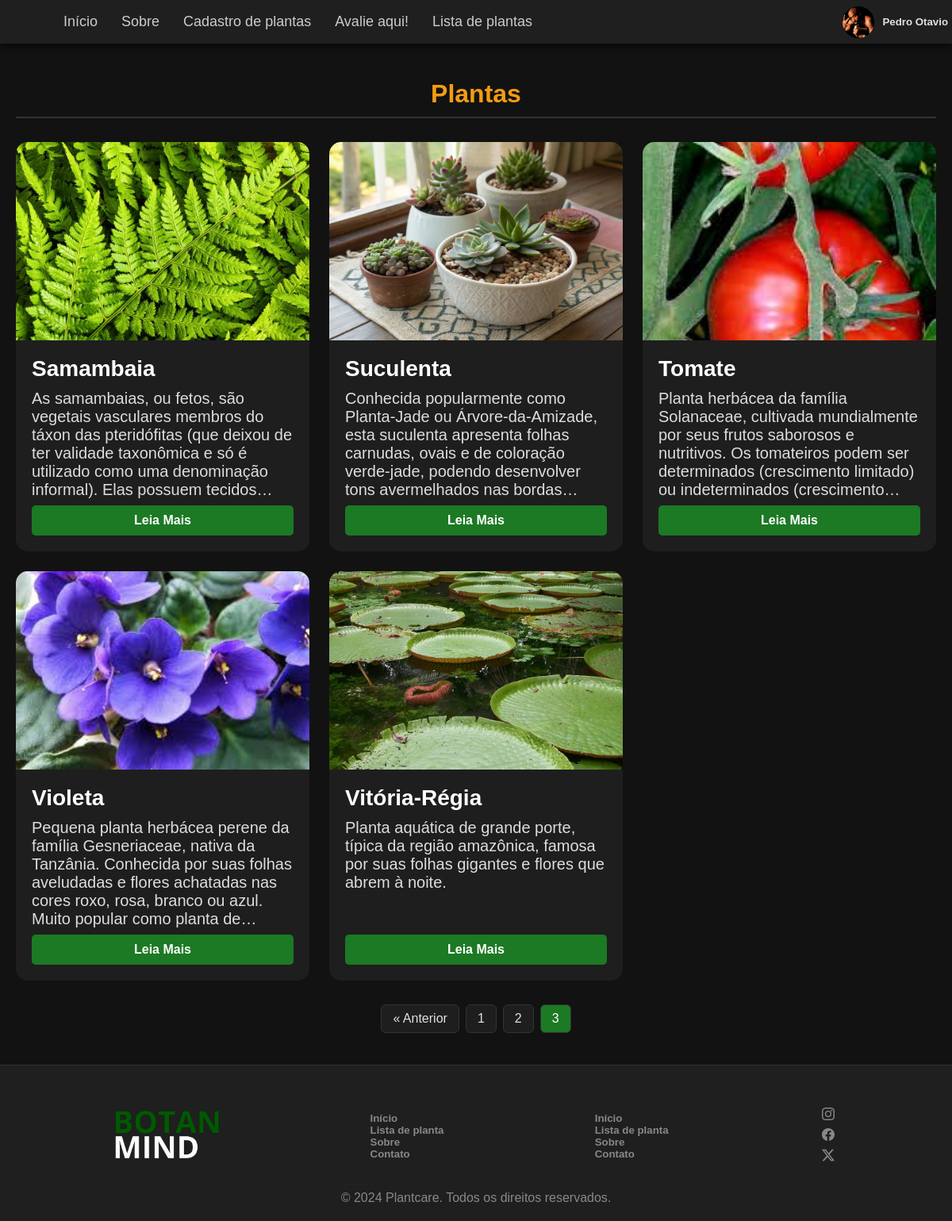
/page/ListaPlantas.php?pagina=3 (signed in), run on the app's committed database.
### tables this page shows
CREATE TABLE `apoiador` (
  `id` int NOT NULL,
  `nome` varchar(250) DEFAULT NULL,
  `email` varchar(255) DEFAULT NULL,
  `cpf` varchar(15) DEFAULT NULL,
  `emprego` varchar(255) DEFAULT NULL,
  `imagem` varchar(500) DEFAULT NULL,
  `senha` varchar(100) DEFAULT NULL
);

CREATE TABLE `planta` (
  `id` int NOT NULL,
  `nome_popular` varchar(100) DEFAULT NULL,
  `nome_cientifico` varchar(100) DEFAULT NULL,
  `descricao` text,
  `cuidados` text,
  `video_link` varchar(255) DEFAULT NULL,
  `apoiador_id` int DEFAULT NULL
);

### page/ListaPlantas.php (the view, shortened to what this page needs)
<?php
include_once '../php/loginapoiador.php';
$plantas_por_pagina = 12;
$pagina_atual = isset($_GET['pagina']) && is_numeric($_GET['pagina']) ? (int)$_GET['pagina'] : 1;
$offset = ($pagina_atual - 1) * $plantas_por_pagina;
$sql = "
SELECT
    p.id, p.nome_popular, p.nome_cientifico, p.descricao, p.cuidados, p.video_link,
    (
        SELECT caminho_imagem
        FROM imagens i
        WHERE i.planta_id = p.id
        ORDER BY i.id ASC
        LIMIT 1
    ) AS caminho_imagem
FROM planta p
ORDER BY p.nome_popular ASC
LIMIT $plantas_por_pagina OFFSET $offset
";
$result = $conn->query($sql);
$plantas = $result && $result->num_rows > 0 ? $result->fetch_all(MYSQLI_ASSOC) : [];
$sql_total = "SELECT COUNT(*) AS total FROM planta";
$total_result = $conn->query($sql_total);
$total_plantas = $total_result ? $total_result->fetch_assoc()['total'] : 0;
$total_paginas = ceil($total_plantas / $plantas_por_pagina);
$nome = $imagem = "";
if (isset($_SESSION['apoiador_id'])) {
    $id = $_SESSION['apoiador_id'];
    $sql_apoiador = "SELECT nome, imagem FROM apoiador WHERE id = $id";
    $result_apoiador = $conn->query($sql_apoiador);
    if ($result_apoiador && $result_apoiador->num_rows > 0) {
        $row = $result_apoiador->fetch_assoc();
        $nome = $row['nome'];
        $imagem = $row['imagem'];
    }
}
?>
<!DOCTYPE html>
<html lang="pt-br">
<head>
  <link rel="stylesheet" href="../css/style.css?v=<?php echo filemtime('../css/style.css'); ?>" />
</head>
<body>
  <nav id="menu">
    <ul class="menu-list">
      <li><a href="index.php">Início</a></li>
      <li><a href="#about">Sobre</a></li>
      <?php if (isset($_SESSION['apoiador_id'])): ?>
        <li><a href="cadastro.php">Cadastro de plantas</a></li>
        <li><a href="avaliacao.php">Avalie aqui!</a></li>
      <?php endif; ?>
      <li><a href="ListaPlantas.php" class="active">Lista de plantas</a></li>
    </ul>
    <?php if ($nome): ?>
      <a href="./perfil.php" style="display:flex; align-items:center; gap:10px;">
        <img src="<?php echo htmlspecialchars($imagem) ?>" style="width:40px; height:40px; object-fit:cover; border-radius:50%;">
        <h5 style="margin:0;"><?php echo htmlspecialchars($nome) ?></h5>
      </a>
    <?php endif; ?>
  </nav>
  <main class="listar-container">
    <h2 class="titulo-listar" style="margin-top: 100px;">Plantas</h2>
    <div class="listar-grid">
      <?php if (count($plantas) > 0): ?>
        <?php foreach ($plantas as $planta): ?>
          <a href="template_page.php?id=<?= htmlspecialchars($planta['id']) ?>" class="listar-card">
            <img src="<?= htmlspecialchars($planta['caminho_imagem']) ?>" alt="Planta <?= htmlspecialchars($planta['nome_popular']) ?>" class="listar-card-img">
            <div class="listar-card-content">
              <h3 class="titulo"><?= htmlspecialchars($planta['nome_popular']) ?></h3>
              <p class="texto" style="display: -webkit-box; -webkit-line-clamp: 6; -webkit-box-orient: vertical; overflow: hidden; text-overflow: ellipsis;">
                <?= htmlspecialchars($planta['descricao']) ?>
              </p>
              <span class="read-more-btn">Leia Mais</span>
            </div>
          </a>
        <?php endforeach; ?>
      <?php else: ?>
        <p>Nenhuma planta encontrada.</p>
      <?php endif; ?>
    </div>
    <?php if ($total_paginas > 1): ?>
      <div class="paginacao">
        <?php if ($pagina_atual > 1): ?>
          <a href="?pagina=<?= $pagina_atual - 1 ?>">« Anterior</a>
        <?php endif; ?>
        <?php for ($i = 1; $i <= $total_paginas; $i++): ?>
          <a href="?pagina=<?= $i ?>" class="<?= $i === $pagina_atual ? 'ativo' : '' ?>"><?= $i ?></a>
        <?php endfor; ?>
      </div>
    <?php endif; ?>
  </main>
  <footer class="footer">
    <div class="rodape">
      <div class="logo">
        <img src="../assets/img/logo.png" class="logo-img" alt="">
      </div>
      <div class="paginas-rodape">
        <a href="#">
          <h5>Início</h5>
        </a>
        <a href="ListaPlantas.php">
          <h5>Lista de planta</h5>
        </a>
        <a href="sobre.php">
          <h5>Sobre</h5>
        </a>
        <a href="contato.php">
          <h5>Contato</h5>
        </a>
      </div>
      <div class="paginas-rodape">
        <a href="#">
          <h5>Início</h5>
        </a>
        <a href="ListaPlantas.php">
          <h5>Lista de planta</h5>
        </a>
        <a href="sobre.php">
          <h5>Sobre</h5>
        </a>
        <a href="contato.php">
          <h5>Contato</h5>
        </a>
      </div>
      <div class="redes-sociais">
        <a href="https://www.instagram.com/botanmind9">
        </a>
        <a href="https://www.facebook.com/">
        </a>
        <a href="https://x.com/BotanMind9">
          <svg xmlns="http://www.w3.org/2000/svg" width="16" height="16" fill="currentColor" class="bi bi-twitter-x" viewBox="0 0 16 16">
            <path d="M12.6.75h2.454l-5.36 6.142L16 15.25h-4.937l-3.867-5.07-4.425 5.07H.316l5.733-6.57L0 .75h5.063l3.495 4.633L12.601.75Zm-.86 13.028h1.36L4.323 2.145H2.865z" />
          </svg>
        </a>
      </div>
    </div>
    <p>© 2024 Plantcare. Todos os direitos reservados.</p>
  </footer>
</body>
</html>

### css/style.css (style rules this page uses)
a { color: inherit; text-decoration: none; }
* { margin: 0; padding-top: 0; box-sizing: border-box; }
body { padding-top: 50px; overflow-x: hidden; word-wrap: break-word; padding: 30px; font-family: 'Calibri', sans-serif; background-color: #121212; color: #e0e0e0; padding: 0; }
#menu { background-color: #1f1f1f; padding: 5px; position: fixed; top: 0; left: 0; width: 100%; z-index: 1000; box-shadow: 0 2px 8px rgba(0, 0, 0, 0.8); display: flex; flex-direction: row; transition: 250ms; height: 55px; max-height: 55px; align-items: center; justify-content: space-between; }
.menu-list { list-style-type: none; display: flex; flex-direction: row; justify-content: left; align-items: center; margin-left: 20px; }
.menu-list li { margin: 0 15px; white-space: nowrap; }
.menu-list a { text-decoration: none; color: #ccc; font-size: 18px; transition: color 0.3s; }
.titulo { font-size: 28px; margin-bottom: 10px; font-weight: bold; color: #fff; }
.texto { color: #ddd; font-size: 20px; margin-bottom: 8px; font-weight: 100; }
.read-more-btn { background-color: #1c7924; color: #ffffff; border: none; padding: 10px 20px; border-radius: 5px; cursor: pointer; font-weight: bold; transition: all 0.3s; text-align: center; margin-top: auto; }
.footer { background-color: #1f1f1f; color: #888; text-align: center; padding: 20px; margin-top: 40px; border-top: 1px solid #333; }
.listar-container { max-width: 1600px; margin: 40px auto; padding: 0 20px; }
.titulo-listar { font-size: 32px; color: #f39c12; margin-bottom: 30px; text-align: center; border-bottom: 2px solid #333; padding-bottom: 10px; }
.listar-grid { display: grid; grid-template-columns: repeat(auto-fit, minmax(320px, 1fr)); gap: 25px; }
.listar-card { background-color: #1e1e1e; border-radius: 15px; overflow: hidden; display: flex; flex-direction: column; text-decoration: none; }
.listar-card-img { width: 100%; height: 250px; object-fit: cover; }
.listar-card-content { padding: 20px; display: flex; flex-direction: column; flex-grow: 1; }
.paginacao { display: flex; justify-content: center; margin: 30px 0; gap: 8px; }
.paginacao a { color: #e0e0e0; padding: 8px 14px; border-radius: 6px; background-color: #1e1e1e; border: 1px solid #333; text-decoration: none; transition: background-color 0.3s; }
.paginacao .ativo { background-color: #1c7924; color: white; pointer-events: none; }
.rodape { display: flex; flex-direction: row; align-items: center; width: 100%; padding: 30px; }
.rodape>div { margin: auto; }
.logo-img { height: 60px; }
.paginas-rodape { display: flex; flex-direction: column; text-align: left; margin: auto; }
.paginas-rodape>a { transition: all 300ms; }
.redes-sociais>a { transition: 300ms; }
.redes-sociais { display: flex; flex-direction: column; justify-content: space-between; height: 100%; }
svg { margin: 3px; }

### data on the page
apoiador: imagem (picture), nome "Pedro Otavio"
planta: shows a picture, nome_popular "Samambaia", descricao "As samambaias, ou fetos, são vegetais vasculares membros do táxon das pteridófitas (que deixou de ter validade taxonômica e só é utilizado como uma denominação informal). Elas possuem…"
planta: shows a picture, nome_popular "Suculenta", descricao "Conhecida popularmente como Planta-Jade ou Árvore-da-Amizade, esta suculenta apresenta folhas carnudas, ovais e de coloração verde-jade, podendo desenvolver tons avermelhados nas…"
planta: shows a picture, nome_popular "Tomate", descricao "Planta herbácea da família Solanaceae, cultivada mundialmente por seus frutos saborosos e nutritivos. Os tomateiros podem ser determinados (crescimento limitado) ou indeterminados…"
planta: shows a picture, nome_popular "Violeta", descricao "Pequena planta herbácea perene da família Gesneriaceae, nativa da Tanzânia. Conhecida por suas folhas aveludadas e flores achatadas nas cores roxo, rosa, branco ou azul. Muito popular como planta…"
planta: shows a picture, nome_popular "Vitória-Régia", descricao "Planta aquática de grande porte, típica da região amazônica, famosa por suas folhas gigantes e flores que abrem à noite."
